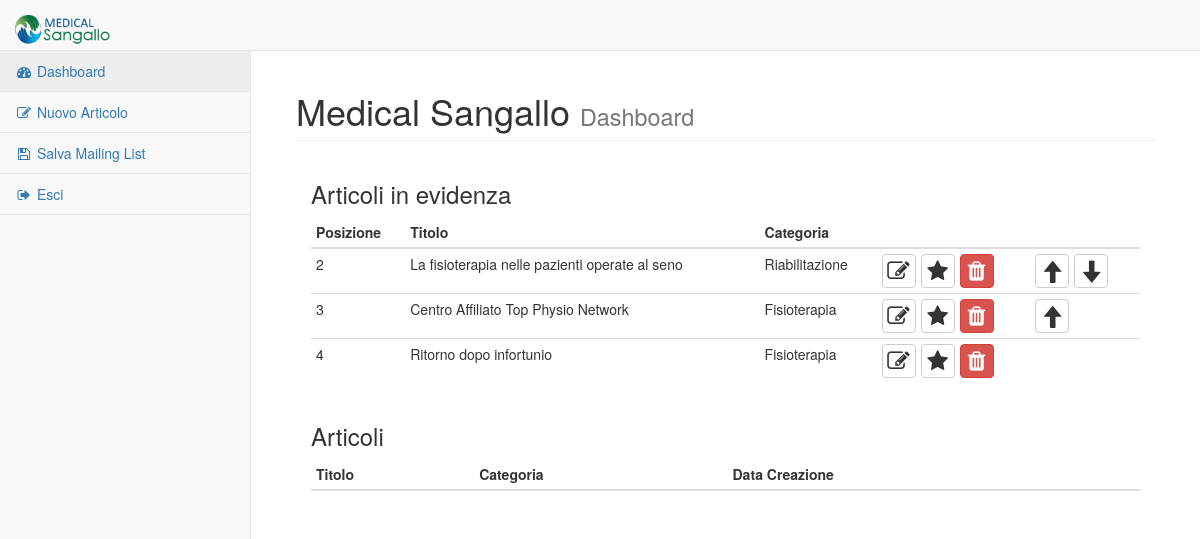
The app's page /administrator/dashboard.php (signed in) with its own data.
### tables this page shows
CREATE TABLE articolo (id INTEGER PRIMARY KEY AUTOINCREMENT, titolo TEXT UNIQUE NOT NULL, sottotitolo TEXT UNIQUE NOT NULL, testo TEXT NOT NULL, homepage INT DEFAULT 0, data_creazione DATE DEFAULT CURRENT_DATE NOT NULL, posizione INT DEFAULT 0, categoria STRING (50) NOT NULL, pathImg STRING);

### administrator/php/variabili.php (called while the page is built, shortened)
<?php
$header = "html/header.html";
$footer = "html/footer.html";
$home = "../index.php";
$changeStatus = "changeStatus.php";
$deleteArticolo = "deleteArticolo.php";
$changeOrder = "changeOrder.php";
$pagine = array(
    array(
        'nome' => 'Dashboard',
        'link' => 'dashboard.php',
        'icon' => 'dashboard'
    ),
    array(
        'nome' => 'Nuovo Articolo',
        'link' => 'nuovoArticolo.php',
        'icon' => 'edit'
    ),
    array(
        'nome' => 'Salva Mailing List',
        'link' => 'mailingList.php',
        'icon' => 'save'
    ),
    array(
        'nome' => 'Esci',
        'link' => 'logout.php',
        'icon' => 'sign-out'
    )
);

### administrator/php/template.php (the view, shortened to what this page needs)
<?php
require_once("php/variabili.php");
require_once("php/utility.php");
function printNavbar()
{
    global $home;
    echo '<nav class="navbar navbar-default navbar-static-top" role="navigation" style="margin-bottom: 0">';
    echo '<div class="navbar-header">';
    echo '<a class="navbar-brand" href="' . $home . '">';
    echo '<img src="img/logo.png" alt="" style="height: 30px;">';
    echo '</a>';
    echo '</div>';
    printSidebar();
    echo '</nav';
}
function printSidebar()
{
    global $pagine;
    echo '<div class="navbar-default sidebar" role="navigation">';
    echo '<div class="sidebar-nav navbar-collapse">';
    echo '<ul class="nav" id="side-menu">';
    for ($x = 0; $x < count($pagine); $x++) {
        echo '<li>';
        echo '<a href="' . $pagine[$x]['link'] . '"><i class="fa fa-' . $pagine[$x]['icon'] . ' fa-fw"></i> ' . $pagine[$x]['nome'] . '</a>';
        echo '</li>';
    }
    echo '</ul>';
    echo '</div>';
    echo '</div>';
}
function printRowDashbordInEvidenza($articolo)
{
    echo "<tr>";
    echo "<td>" . $articolo['posizione'] . "</td>";
    echo "<td>" . $articolo['titolo'] . "</td>";
    echo "<td>" . $articolo['categoria'] . "</td>";
    echo "<td>";
    echo '<div style="display: inline-flex;">';
    editButton($articolo['id']);
    starButton($articolo['id'], $articolo['homepage']);
    deleteButton($articolo['id']);
    echo "</div>";
    echo "</td>";
    echo '<td>';
    arrow($articolo['id'], $articolo['posizione']);
    echo '</td>';
    echo "</tr>";
}
function arrow($id, $posizione)
{
    global $changeOrder;
    $numeroArticoli = getNumeroArticoli();
    echo '<div style="display: inline-flex;">';
    if ($posizione != 1 && $posizione <= $numeroArticoli) {
        echo '<form action="' . $changeOrder . '" method="post">';
        echo '<button type="submit" class="btn btn-social-icon btn-default btn-dash"><span class="glyphicon glyphicon-arrow-up" aria-hidden="true"></span></button>';
        echo '</form>';
    }
    if ($posizione >= 1 && $posizione < $numeroArticoli) {
        echo '<form action="' . $changeOrder . '" method="post">';
        echo '<button type="submit" class="btn btn-social-icon btn-default btn-dash"><span class="glyphicon glyphicon-arrow-down" aria-hidden="true"></span></button>';
        echo '</form>';
    }
    echo '</div>';
}
function starButton($id, $status)
{
    global $changeStatus;
    if ($status == 0) {
        echo '<form action="' . $changeStatus . '" method="post">';
        echo '<input type="hidden" name="id" value="' . $id . '">';
        echo '<input type="hidden" name="homepage" value="1">';
        echo '<button type="submit" class="btn btn-social-icon btn-default btn-dash"><i class="fa fa-star-o"></i></button>';
        echo '</form>';
    } else {
        echo '<form action="' . $changeStatus . '" method="post">';
        echo '<button type="submit" class="btn btn-social-icon btn-default btn-dash"><i class="fa fa-star"></i></button>';
        echo '</form>';
    }
}
function editButton($id)
{
    echo '<form action="modifica.php" method="post">';
    echo '<button type="submit" class="btn btn-social-icon btn-default btn-dash"><i class="fa fa-edit"></i></button>';
    echo '</form>';
}
function deleteButton($id)
{
    global $deleteArticolo;
    echo '<form action="' . $deleteArticolo . '" method="post">';
    echo '<button type="submit" class="btn btn-social-icon btn-danger"><i class="fa fa-trash"></i></button>';
    echo '</form>';
}

### administrator/dashboard.php (shortened to what this page needs)
<?php require_once("php/variabili.php"); ?>
<?php require_once("php/template.php"); ?>
<?php require_once("php/utility.php"); ?>
<?php echo file_get_contents($header); ?>
<?php printNavbar() ?>
<div id="page-wrapper">
    <div class="container-fluid">
        <div class="row">
            <div class="col-lg-12">
                <h1 class="page-header">
                    Medical Sangallo
                    <small>Dashboard</small>
                </h1>
                <div class="container-fluid">
                    <h3>Articoli in evidenza</h3>
                    <table class="table table-condensed table-responsive">
                        <thead>
                        <tr>
                            <th>Posizione</th>
                            <th>Titolo</th>
                            <th>Categoria</th>
                            <th></th>
                            <th></th>
                        </tr>
                        </thead>
                        <tbody>
                        <?php
                        printArticoliInEvidenza();
                        ?>
                        </tbody>
                    </table>
                </div>
                <div class="container-fluid">
                    <h3>Articoli</h3>
                    <table class="table table-condensed table-responsive">
                        <thead>
                        <tr>
                            <th>Titolo</th>
                            <th>Categoria</th>
                            <th>Data Creazione</th>
                            <th></th>
                        </tr>
                        </thead>
                    </table>
                </div>
            </div>
        </div>
    </div>
</div>
<?php echo file_get_contents($footer); ?>

### administrator/php/utility.php (shortened to what this page needs)
<?php
require_once('variabili.php');
$database = "database/medicalSangallo.db";
function getNumeroArticoli()
{
    $results = getArticoliInEvidenza();
    $count = 0;
    while ($articolo = $results->fetchArray()) {
        $count++;
    }
    return $count;
}
function getArticoliInEvidenza()
{
    global $database;
    $db = new SQLite3($database);
    $query = 'select * from articolo where homepage=1 order by posizione';
    $results = $db->query($query);
    return $results;
}
function printArticoliInEvidenza(){
    $results = getArticoliInEvidenza();
    while ($articolo = $results->fetchArray()) {
        printRowDashbordInEvidenza($articolo);
    }
    return $results;
}

### records on screen
articolo: posizione "2", titolo "La fisioterapia nelle pazienti operate al seno", categoria "Riabilitazione"
articolo: posizione "3", titolo "Centro Affiliato Top Physio Network", categoria "Fisioterapia"
articolo: posizione "4", titolo "Ritorno dopo infortunio", categoria "Fisioterapia"

### other values on screen
$pagine[$x]['nome'] "Dashboard"
$pagine[$x]['nome'] "Nuovo Articolo"
$pagine[$x]['nome'] "Salva Mailing List"
$pagine[$x]['nome'] "Esci"
